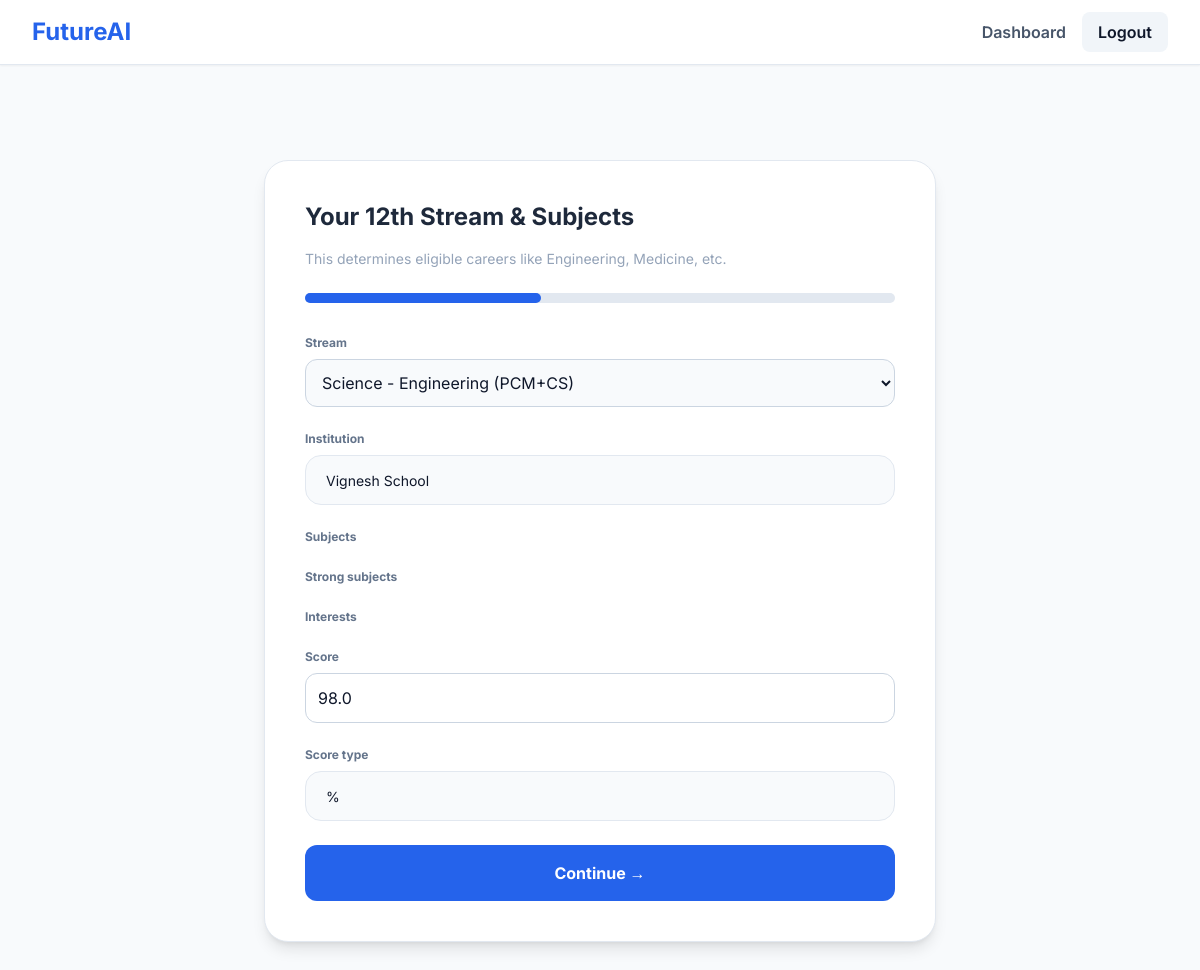
Screenshot of /onboarding/stage/ (signed in) with the database file from the repository.
### apps/profiling/models.py (models this page shows, shortened)
class UserProfile(models.Model):
    user = models.OneToOneField(settings.AUTH_USER_MODEL,
                                on_delete=models.CASCADE,
                                related_name='profile')
    current_stage = models.CharField(max_length=30, choices=[
        ('school_low', 'Class 6–10'),
        ('school_high', 'Class 11–12'),
        ('undergraduate', 'Undergraduate'),
        ('postgraduate', 'Postgraduate'),
        ('working', 'Working Professional'),
    ], blank=True)
    school_low_completed = models.BooleanField(default=False)
    school_high_completed = models.BooleanField(default=False)
    undergraduate_completed = models.BooleanField(default=False)
    postgraduate_completed = models.BooleanField(default=False)
    working_completed = models.BooleanField(default=False)
    class_level = models.IntegerField(null=True, blank=True)
    stream = models.CharField(max_length=30, blank=True)
    subjects = models.JSONField(default=list, blank=True)
    strong_subjects = models.JSONField(default=list, blank=True)
    interests = models.JSONField(default=list, blank=True)
    score = models.FloatField(null=True, blank=True)
    score_type = models.CharField(max_length=20, blank=True)
    degree_choices = [
        ('ba', 'Bachelor of Arts'),
        ('bsc', 'Bachelor of Science'),
        ('bcom', 'Bachelor of Commerce'),
        ('btech', 'B.Tech / B.E.'),
        ('mbbs', 'Medicine (MBBS)'),
        ('bds', 'Dental Surgery (BDS)'),
        ('other', 'Other'),
    ]
    degree = models.CharField(max_length=50, choices=degree_choices, blank=True)
    specialization = models.CharField(max_length=100, blank=True)
    institution = models.CharField(max_length=200, blank=True)
    institution_type = models.CharField(max_length=50, blank=True)
    self_rated_skills = models.JSONField(default=dict, blank=True)
    has_maths = models.BooleanField(default=False)
    has_biology = models.BooleanField(default=False)
    has_commerce = models.BooleanField(default=False)
    specializations_map = {
        'ba': ['English', 'History', 'Political Science', 'Psychology', 'Economics', 'Journalism', 'Sociology', 'Arts'],
        'bsc': ['Computer Science', 'Biotechnology', 'Agriculture', 'Nursing', 'Physics', 'Chemistry', 'Mathematics', 'Microbiology', 'Forensic Science', 'Food Technology'],
        'bcom': ['Accounting & Finance', 'Banking & Insurance', 'Taxation', 'International Business', 'Business Analytics', 'Computer Applications'],
        'btech': ['CSE', 'ECE', 'Mechanical', 'Civil', 'AI & Data Science', 'Cyber Security', 'Biotechnology', 'Aerospace', 'Mechatronics', 'Automotive Engineering', 'Food Technology'],
        'mbbs': ['General Medicine', 'Surgery', 'Pediatrics', 'Cardiology'],
        'bds': ['Dental Surgery', 'Oral Health'],
        'other': [],
    }

### apps/onboarding/views.py (the view)
# urls.py: path('stage/', views.onboarding_stage, name='stage'),
@login_required
def onboarding_stage(request):
    profile, _ = UserProfile.objects.get_or_create(user=request.user)
    user_stage = profile.current_stage
    if not user_stage:
        return redirect('onboarding:start')
    stage_flow_map = {
        "school_low": ["school_low"],
        "school_high": ["school_low", "school_high"],
        "undergraduate": ["school_low", "school_high", "undergraduate"],
        "working": ["school_low", "school_high", "undergraduate", "working"],
    }
    required_stages = stage_flow_map.get(user_stage, ["school_low"])
    for stage in required_stages:
        if not getattr(profile, f"{stage}_completed", False):
            current_stage = stage
            break
    else:
        return redirect('dashboard:home')
    form_map = {
        "school_low": (SchoolLowForm, 20, "Tell us about your 10th"),
        "school_high": (SchoolHighForm, 40, "Your 12th Stream & Subjects"),
        "undergraduate": (UGForm, 70, "Your Degree Details"),
        "working": (CommonForm, 90, "Your Professional Info"),
    }
    FormClass, percent, title = form_map[current_stage]
    if request.method == "POST":
        form = FormClass(request.POST, instance=profile)
        if form.is_valid():
            profile = form.save(commit=False)
            setattr(profile, f"{current_stage}_completed", True)
            profile.save()
            return redirect('onboarding:stage')
        else:
            print("❌ FORM ERRORS:", form.errors)
    else:
        form = FormClass(instance=profile)
    return render(request, "onboarding/stage.html", {
        "form": form,
        "percent": percent,
        "title": title
    })

### apps/dashboard/templatetags/form_tags.py (called while the page is built)
@register.filter(name='add_class')
def add_class(field, css):
    return field.as_widget(attrs={"class": css})

### templates/onboarding/stage.html (shortened to what this page needs)
{% extends "base.html" %}
{% load form_tags %}
{% block content %}
<div class="max-w-2xl mx-auto py-16">
    <div class="bg-white p-10 rounded-3xl shadow-lg border border-slate-200">
        <h2 class="text-2xl font-bold mb-4 text-slate-800">{{ title }}</h2>
        <p class="text-sm text-slate-400 mb-6">
            {% if title == "Tell us about your 10th" %}
                This helps us understand your early interests.
            {% elif title == "Your 12th Stream & Subjects" %}
                This determines eligible careers like Engineering, Medicine, etc.
            {% elif title == "Your Degree Details" %}
                This aligns your degree with career paths.
            {% elif title == "Your Postgraduate Info" %}
                This helps us suggest career growth and transitions.
            {% elif title == "Your Professional Info" %}
                This helps us suggest career growth and transitions.
            {% else %}
                Provide accurate details for better AI recommendations.
            {% endif %}
        </p>
        <div class="w-full bg-slate-200 rounded-full h-2.5 mb-8">
            <div class="bg-blue-600 h-2.5 rounded-full transition-all duration-500" style="width: {{ percent }}%;"></div>
        </div>
        <form method="POST" class="space-y-6">
            {% for field in form %}
                <div>
                    <label class="block text-xs font-bold text-slate-500 mb-2">{{ field.label }}</label>
                    {% if field.field.widget.input_type == "checkbox" or field.field.widget.input_type == "radio" %}
                        <div class="space-y-2">{{ field }}</div>
                    {% else %}
                        {{ field|add_class:"w-full border border-slate-300 rounded-xl p-3 focus:outline-none focus:ring-2 focus:ring-blue-500" }}
                    {% endif %}
                </div>
            {% endfor %}
            <button type="submit" class="w-full py-4 bg-blue-600 text-white font-bold rounded-xl hover:bg-blue-700 transition">
                Continue →
            </button>
        </form>
    </div>
</div>
{% endblock %}

### templates/base.html (style rules this page uses)
body { font-family: 'Inter', sans-serif; }
input[type="text"], input[type="email"], input[type="password"], input[type="date"], input[type="tel"], select { width: 100%; padding: 0.85rem 1.25rem; background-color: #f8fafc; border: 1px solid #e2e8f0; border-radius: 1rem; font-size: 0.875rem; transition: all 0.2s ease-in-out; }

### rows the page displays
UserProfile: form "Science - Engineering (PCM+CS)" "Vignesh School" "98.0" "%"

### other values shown
{{ title }} "Your 12th Stream & Subjects"
{{ field.label }} "Stream" "Institution" "Subjects" "Strong subjects" "Interests" "Score" "Score type"
